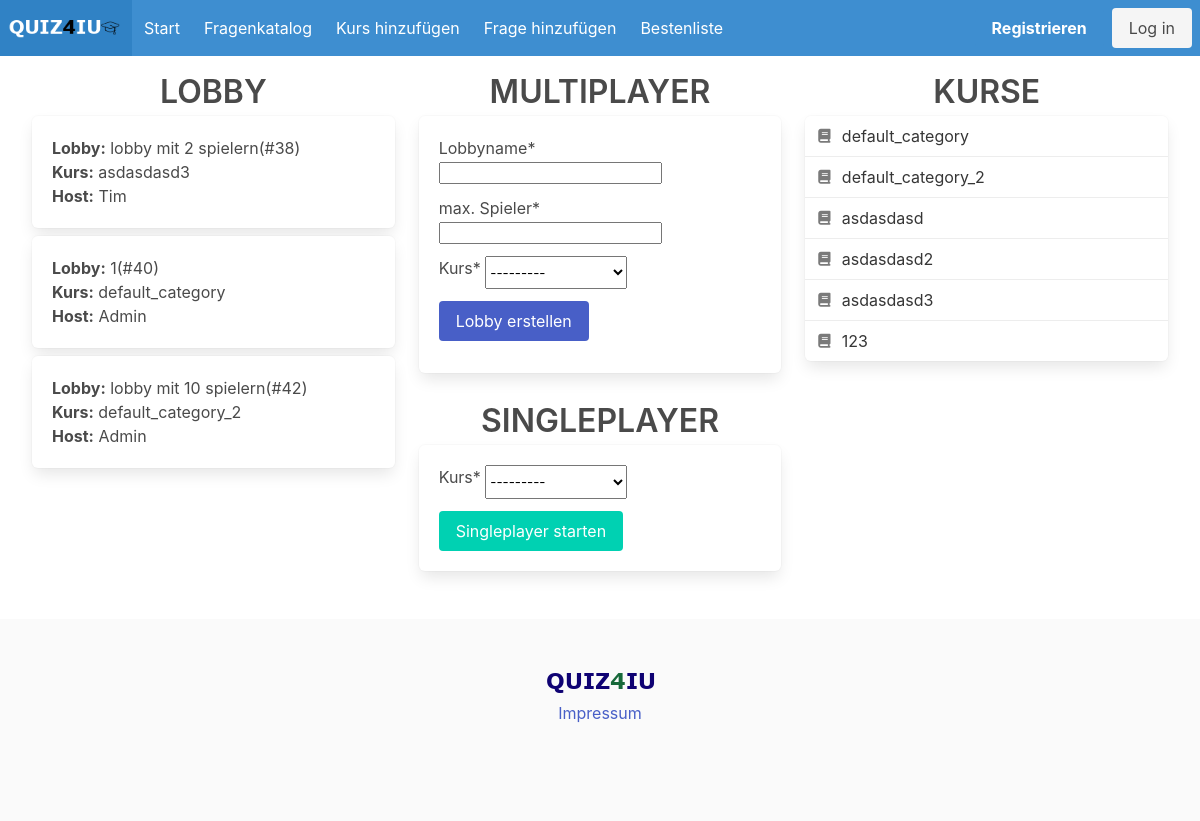
The page /quiz/ on the database as committed earlier.
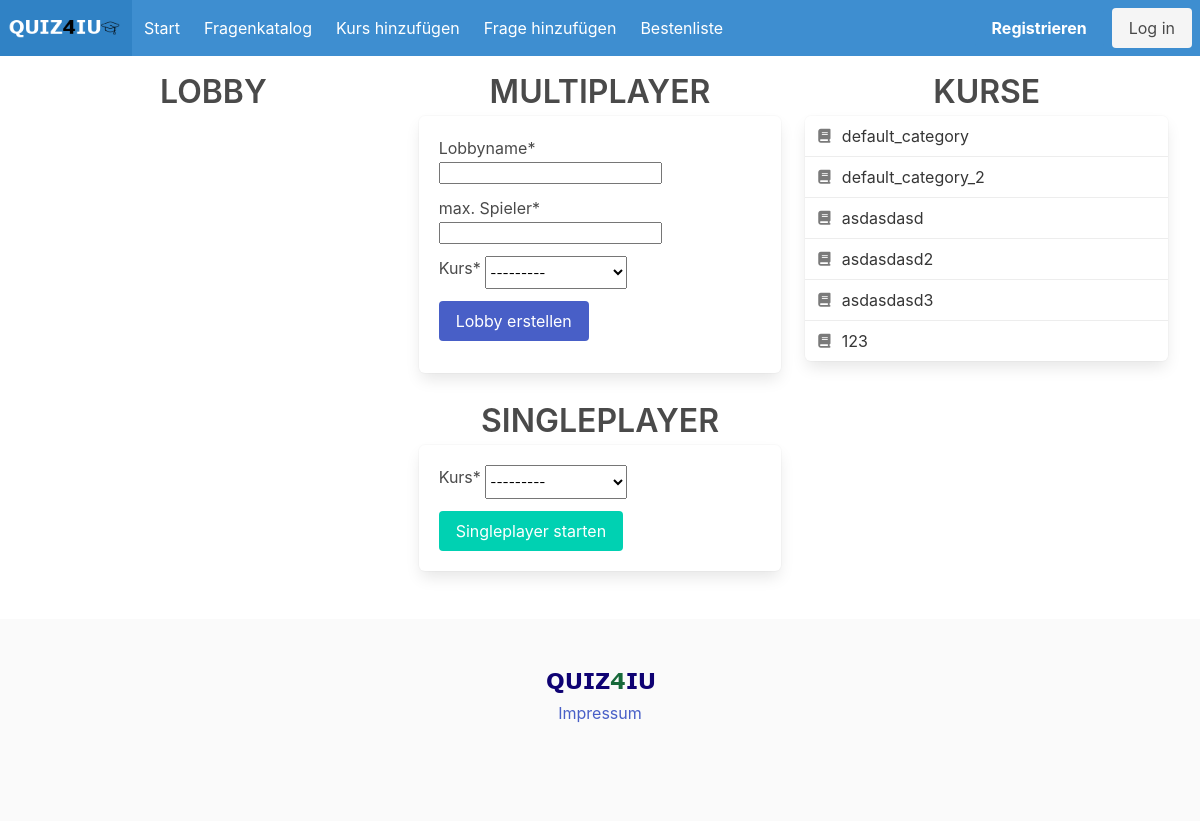
The same page on the database as committed later.
### quiz/models.py (models this page shows)
class Lobby(models.Model):
    host = models.ForeignKey(User, on_delete=models.CASCADE)
    name = models.CharField(max_length=200)
    participants = models.ManyToManyField(Participant, blank=True)
    max_players = models.PositiveIntegerField()
    category = models.ForeignKey(Category, on_delete=models.CASCADE)
    status = models.PositiveIntegerField()
    questions = models.ManyToManyField(Question, blank=True)

class Category(models.Model):
    name = models.CharField(max_length = 100)
    def __str__(self):
        return self.name

### quiz/views.py (the view)
# urls.py: path('',views.homepage,name="home"),
def homepage(request):
    q = request.GET.get('q') if request.GET.get('q') != None else ''
    form = LobbyForm()
    singleform = SingleLobbyForm()
    categories = Category.objects.all().order_by('id')
    LobbyList = Lobby.objects.all()
    context = {'categories':categories,'lobbylist':LobbyList, 'form':form, 'singleform':singleform}
    return render(request,'homepage.html', context)

### forms.py
class LobbyForm(forms.Form):
    name = forms.CharField(label="Lobbyname",max_length=200)
    max_players = forms.IntegerField(label="max. Spieler", min_value= 2)
    category = forms.ModelChoiceField(label="Kurs",widget=forms.Select,queryset=Category.objects.all())

class SingleLobbyForm(forms.Form):
    category = forms.ModelChoiceField(label="Kurs",widget=forms.Select,queryset=Category.objects.all())

### quiz/templates/homepage.html (shortened to what this page needs)
{% extends 'base_layout.html' %}
{% load crispy_forms_tags %}
{% block content %}
  <div class="columns px-2">
        <div class="column has-text-centered">
            <h2 class="is-size-3 is-uppercase has-text-weight-semibold">Lobby</h2>
              <div id='ll'>
                {% for lobby in lobbylist %}
                <a href="{% url 'join_lobby' lobby.id %}">
                    <div class="box has-text-left mb-2">
                        <strong>Lobby:</strong> {{lobby.name}}(#{{lobby.id}})
                        <br>
                        <strong>Kurs:</strong> {{lobby.category}}
                        <br>
                        <strong>Host:</strong><span class="is-capitalized"> {{lobby.host}}</span>
                    </div>
                </a>
                {% endfor %}
              </div>
        </div>
        <div class="column">
          <h2 class="has-text-centered is-size-3 is-uppercase has-text-weight-semibold">Multiplayer</h2>
          <div class="box">
            <form method="POST" action="{% url 'create_lobby' %}">
            {{ form|crispy }}
              <div class="field is-grouped my-3">
                <div class="control">
                  <button input value="Submit" type="submit" name="save" class="button is-link">Lobby erstellen</button>
                </div>
              </div>
            </form>
          </div>
          <h2 class="has-text-centered is-size-3 is-uppercase has-text-weight-semibold">Singleplayer</h2>
          <div class="box">
            <form method="POST" action="{% url 'create_singlelobby' %}">
            {{ singleform|crispy }}
            <button input value="Submit" type="submit" name="save" class="button is-primary">Singleplayer starten</button>
            </form>
          </div>
        </div>
        <div class="column has-text-centered">
            <h2 class="is-size-3 is-uppercase has-text-weight-semibold">Kurse</h2>
            <nav class="panel has-text-left">
                {% for category in categories %}
                <a class="panel-block" id="{{category.id}}" href="{% url 'category_catalog' category.id %}">
                  <span class="panel-icon">
                    <i class="fas fa-book" aria-hidden="true"></i>
                  </span>
                  {{category.name}}
                </a>
                {% endfor%}
              </nav>
        </div>
    </div>
  </div>
{% endblock %}

### quiz/templates/base_layout.html (shortened to what this page needs)
<!DOCTYPE html>
<html>
  <head>
    {% include 'includes/meta.html' %}
  </head>
  {% include 'includes/navbar.html' %}
  <body>
    <div class="container is-widescreen">
      {% block content %}
      {% endblock %}
  </body>
  {% include 'includes/footer.html' %}
</html>

### quiz/templates/includes/meta.html (shortened to what this page needs)
    <link rel="stylesheet" href="/static/bulma/css/bulma.css">
    <link rel="stylesheet" href="/static/style.css">

### quiz/templates/includes/navbar.html (shortened to what this page needs)
    <nav class="navbar is-info mb-3" role="navigation" aria-label="main navigation">
      <div class="container is-fullhd px-2">
        <div class="navbar-brand">
          <a class="navbar-item" href = "/">
            <img src="/static/img/logo8.png" width="112" height="28">
          </a>
        </div>
        <div class="navbar-menu" id="nav-links">
          <div class="navbar-start">
            <a class="navbar-item" href = "/">
            Start
            </a>
              <a class="navbar-item" href="/categorylist/">
                Fragenkatalog
              </a>
                <a class="navbar-item" href="/create_category/">
                  Kurs hinzufügen
                </a>
                <a class="navbar-item" href="/create_question/">
                  Frage hinzufügen
                </a>
                <a class="navbar-item" href="/bestenliste/">
                  Bestenliste
                </a>
          </div>
          <div class="navbar-end">
            <div class="navbar-item">
                {% if request.user.is_authenticated %}
                <a class="button is-light" href="{% url 'logout' %}">
                    Log out
                  </a>
                {% else %}
              <div class="buttons">
                <a class="button is-info" href="{% url 'register' %}">
                  <strong>Registrieren</strong>
                </a>
                <a class="button is-light" href="{% url 'login' %}">
                  Log in
                </a>
              </div>
              {% endif %}
            </div>
          </div>
        </div>
      </div>
      </nav>

### quiz/templates/includes/footer.html
<footer class="footer mt-6">
    <div class="container content has-text-centered">
      <img src="/static/img/logo7.png" width="112" height="28">
      <br>
      <a href="{% url 'impressum' %}">Impressum</a>
  </footer>

Rows that differ between the two databases and show on the page:
removed Lobby: name "lobby mit 2 spielern", id "38", category "asdasdasd3", host "Tim"
removed Lobby: name "1", id "40", category "default_category", host "Admin"
removed Lobby: name "lobby mit 10 spielern", id "42", category "default_category_2", host "Admin"
